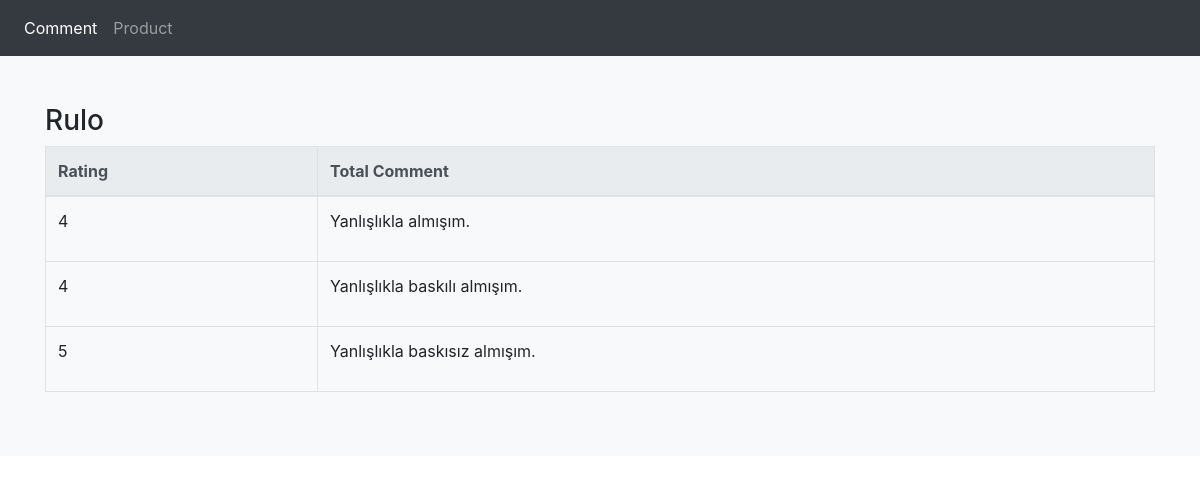
Screenshot of /product-detail.php?product_id=317 with the database file from the repository.
### tables this page shows
CREATE TABLE `product` (
  `product_id` int(11) NOT NULL,
  `product_name` varchar(50) NOT NULL
);

CREATE TABLE `comment` (
  `created` int(11) NOT NULL,
  `rating` int(3) NOT NULL,
  `body` text NOT NULL,
  `product_id` int(3) NOT NULL,
  `order_id` int(11) NOT NULL
);

### product-detail.php (the view, shortened to what this page needs)
<?php include "header.php";
if (isset($_GET['product_id'])) {
    $sql = $db->prepare("SELECT * FROM product WHERE product_id=?");
    $sql->execute([
        $_GET['product_id']
    ]);
    $row = $sql->fetch(PDO::FETCH_ASSOC);
}
?>
<div class="album py-5 bg-light">
    <div class="container">
        <div class="row">
            <div class="col-md-12 col-sm-12 col-xs-12">
                <table class="table table-bordered">
                    <thead>
                        <h3><?php echo $row['product_name'] ?></h3>
                    </thead>
                    <thead class="thead-light">
                        <tr>
                            <th scope="col">Rating</th>
                            <th scope="col">Total Comment</th>
                        </tr>
                    </thead>
                    <tbody>
                        <?php
                        $sqlq = $db->prepare("SELECT * FROM comment WHERE product_id=?");
                        $sqlq->execute([
                            $_GET['product_id']
                        ]);
                        while ($rowq = $sqlq->fetch(PDO::FETCH_ASSOC)) {
                        ?>
                            <tr>
                                <td><?php echo $rowq['rating']; ?></td>
                                <td><?php echo $rowq['body']; ?></td>
                            <?php } ?>
                            </tr>
                    </tbody>
                </table>
            </div>
        </div>
    </div>
</div>
</body>
</html>

### rows the page displays
product: product_name "Rulo"
comment: rating "4", body "Yanlışlıkla almışım."
comment: rating "4", body "Yanlışlıkla baskılı almışım."
comment: rating "5", body "Yanlışlıkla baskısız almışım."
